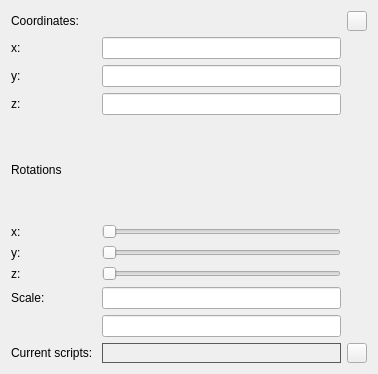
<?xml version="1.0" encoding="UTF-8"?>
<ui version="4.0">
 <class>ObjectInfo</class>
 <widget class="QWidget" name="ObjectInfo">
  <property name="geometry">
   <rect>
    <x>0</x>
    <y>0</y>
    <width>378</width>
    <height>374</height>
   </rect>
  </property>
  <property name="windowTitle">
   <string>Form</string>
  </property>
  <property name="styleSheet">
   <string notr="true">background-color: rgd(55,55,55);
font: 11pt &quot;Segoe UI&quot;;</string>
  </property>
  <layout class="QGridLayout" name="gridLayout">
   <item row="10" column="1">
    <widget class="QLabel" name="scriptsLabel">
     <property name="styleSheet">
      <string notr="true">border: 1px solid rgb(90,90,90);</string>
     </property>
     <property name="text">
      <string/>
     </property>
    </widget>
   </item>
   <item row="4" column="0">
    <widget class="QLabel" name="rotationLabel">
     <property name="text">
      <string>Rotations</string>
     </property>
    </widget>
   </item>
   <item row="6" column="0">
    <widget class="QLabel" name="y_2">
     <property name="text">
      <string>y:</string>
     </property>
    </widget>
   </item>
   <item row="8" column="1">
    <widget class="QLineEdit" name="scaleLineEdit"/>
   </item>
   <item row="1" column="1">
    <widget class="QLineEdit" name="xCoordLineEdit"/>
   </item>
   <item row="8" column="0">
    <widget class="QLabel" name="scale">
     <property name="text">
      <string>Scale:</string>
     </property>
    </widget>
   </item>
   <item row="10" column="0">
    <widget class="QLabel" name="currentScripts">
     <property name="text">
      <string>Current scripts: </string>
     </property>
    </widget>
   </item>
   <item row="5" column="0">
    <widget class="QLabel" name="x_2">
     <property name="text">
      <string>x:</string>
     </property>
    </widget>
   </item>
   <item row="0" column="2">
    <widget class="QPushButton" name="pushButton">
     <property name="maximumSize">
      <size>
       <width>20</width>
       <height>20</height>
      </size>
     </property>
     <property name="baseSize">
      <size>
       <width>20</width>
       <height>20</height>
      </size>
     </property>
     <property name="text">
      <string/>
     </property>
    </widget>
   </item>
   <item row="9" column="1">
    <widget class="QLineEdit" name="lineEdit"/>
   </item>
   <item row="1" column="0">
    <widget class="QLabel" name="x">
     <property name="text">
      <string>x:</string>
     </property>
    </widget>
   </item>
   <item row="5" column="1">
    <widget class="QSlider" name="xRotation">
     <property name="orientation">
      <enum>Qt::Horizontal</enum>
     </property>
    </widget>
   </item>
   <item row="3" column="0">
    <widget class="QLabel" name="z">
     <property name="text">
      <string>z:</string>
     </property>
    </widget>
   </item>
   <item row="2" column="0">
    <widget class="QLabel" name="y">
     <property name="text">
      <string>y:</string>
     </property>
    </widget>
   </item>
   <item row="2" column="1">
    <widget class="QLineEdit" name="yCoordLineEdit"/>
   </item>
   <item row="3" column="1">
    <widget class="QLineEdit" name="zCoordLineEdit"/>
   </item>
   <item row="7" column="0">
    <widget class="QLabel" name="z_2">
     <property name="text">
      <string>z:</string>
     </property>
    </widget>
   </item>
   <item row="7" column="1">
    <widget class="QSlider" name="zRotation">
     <property name="orientation">
      <enum>Qt::Horizontal</enum>
     </property>
    </widget>
   </item>
   <item row="0" column="0">
    <widget class="QLabel" name="coordinates">
     <property name="text">
      <string>Coordinates:</string>
     </property>
    </widget>
   </item>
   <item row="6" column="1">
    <widget class="QSlider" name="yRotation">
     <property name="orientation">
      <enum>Qt::Horizontal</enum>
     </property>
    </widget>
   </item>
   <item row="10" column="2">
    <widget class="QPushButton" name="addScriptButton">
     <property name="maximumSize">
      <size>
       <width>20</width>
       <height>20</height>
      </size>
     </property>
     <property name="styleSheet">
      <string notr="true">font: 16pt &quot;Segoe UI&quot;;</string>
     </property>
     <property name="text">
      <string/>
     </property>
     <property name="icon">
      <iconset theme="accessories-calculator"/>
     </property>
     <property name="flat">
      <bool>false</bool>
     </property>
    </widget>
   </item>
  </layout>
 </widget>
 <resources/>
 <connections/>
</ui>
